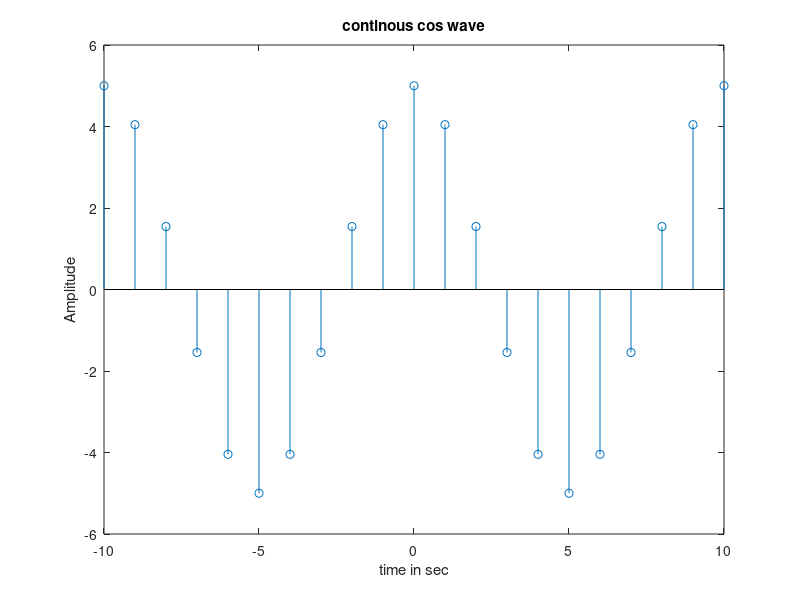

This chart was generated by the following MATLAB code:
clc;
clear all;
close all;
A=5;
n=-10:10;
f=0.1;
w=2*pi*f;
x=A*cos(w*n);
stem(n,x);
xlabel('time in sec');
ylabel('Amplitude');
title('continous cos wave');